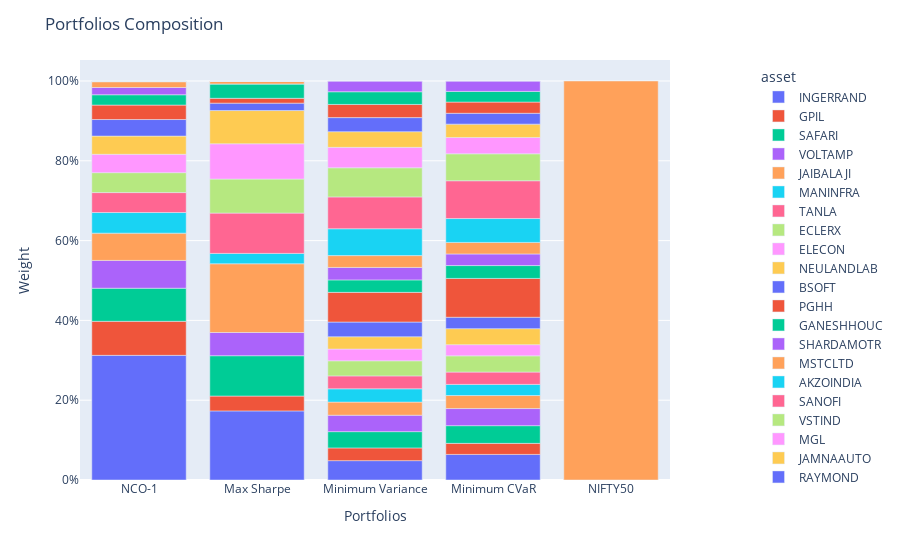

Notebook code cell kept with this figure:
### Code cell
population = Population(
    [cluster_pred, sharpe_pred, inv_var_pred, cvar_pred,bench_pred]
)
population.set_portfolio_params(compounded=True)
population.plot_composition()

### Figure 1 — Plotly figure (JSON) as saved in the notebook; plotly's stock layout.template omitted (floating-point values rounded to 4 significant figures)
{"data": [{"alignmentgroup": "True", "hovertemplate": "asset=INGERRAND<br>index=%{x}<br>value=%{y}<extra></extra>", "legendgroup": "INGERRAND", "marker": {"color": "#636efa", "pattern": {"shape": ""}}, "name": "INGERRAND", "offsetgroup": "INGERRAND", "orientation": "v", "showlegend": true, "textposition": "auto", "type": "bar", "x": ["NCO-1", "Max Sharpe", "Minimum Variance", "Minimum CVaR", "NIFTY50"], "xaxis": "x", "y": [0.3124, 0.1732, 0.04855, 0.06414, 0], "yaxis": "y"}, {"alignmentgroup": "True", "hovertemplate": "asset=GPIL<br>index=%{x}<br>value=%{y}<extra></extra>", "legendgroup": "GPIL", "marker": {"color": "#EF553B", "pattern": {"shape": ""}}, "name": "GPIL", "offsetgroup": "GPIL", "orientation": "v", "showlegend": true, "textposition": "auto", "type": "bar", "x": ["NCO-1", "Max Sharpe", "Minimum Variance", "Minimum CVaR", "NIFTY50"], "xaxis": "x", "y": [0.08533, 0.03722, 0.03184, 0.02769, 0], "yaxis": "y"}, {"alignmentgroup": "True", "hovertemplate": "asset=SAFARI<br>index=%{x}<br>value=%{y}<extra></extra>", "legendgroup": "SAFARI", "marker": {"color": "#00cc96", "pattern": {"shape": ""}}, "name": "SAFARI", "offsetgroup": "SAFARI", "orientation": "v", "showlegend": true, "textposition": "auto", "type": "bar", "x": ["NCO-1", "Max Sharpe", "Minimum Variance", "Minimum CVaR", "NIFTY50"], "xaxis": "x", "y": [0.08293, 0.1011, 0.04084, 0.04436, 0], "yaxis": "y"}, {"alignmentgroup": "True", "hovertemplate": "asset=VOLTAMP<br>index=%{x}<br>value=%{y}<extra></extra>", "legendgroup": "VOLTAMP", "marker": {"color": "#ab63fa", "pattern": {"shape": ""}}, "name": "VOLTAMP", "offsetgroup": "VOLTAMP", "orientation": "v", "showlegend": true, "textposition": "auto", "type": "bar", "x": ["NCO-1", "Max Sharpe", "Minimum Variance", "Minimum CVaR", "NIFTY50"], "xaxis": "x", "y": [0.06971, 0.05815, 0.04111, 0.04288, 0], "yaxis": "y"}, {"alignmentgroup": "True", "hovertemplate": "asset=JAIBALAJI<br>index=%{x}<br>value=%{y}<extra></extra>", "legendgroup": "JAIBALAJI", "marker": {"color": "#FFA15A", "pattern": {"shape": ""}}, "name": "JAIBALAJI", "offsetgroup": "JAIBALAJI", "orientation": "v", "showlegend": true, "textposition": "auto", "type": "bar", "x": ["NCO-1", "Max Sharpe", "Minimum Variance", "Minimum CVaR", "NIFTY50"], "xaxis": "x", "y": [0.06826, 0.1723, 0.03295, 0.03262, 0], "yaxis": "y"}, {"alignmentgroup": "True", "hovertemplate": "asset=MANINFRA<br>index=%{x}<br>value=%{y}<extra></extra>", "legendgroup": "MANINFRA", "marker": {"color": "#19d3f3", "pattern": {"shape": ""}}, "name": "MANINFRA", "offsetgroup": "MANINFRA", "orientation": "v", "showlegend": true, "textposition": "auto", "type": "bar", "x": ["NCO-1", "Max Sharpe", "Minimum Variance", "Minimum CVaR", "NIFTY50"], "xaxis": "x", "y": [0.05172, 0.02594, 0.03328, 0.02791, 0], "yaxis": "y"}, {"alignmentgroup": "True", "hovertemplate": "asset=TANLA<br>index=%{x}<br>value=%{y}<extra></extra>", "legendgroup": "TANLA", "marker": {"color": "#FF6692", "pattern": {"shape": ""}}, "name": "TANLA", "offsetgroup": "TANLA", "orientation": "v", "showlegend": true, "textposition": "auto", "type": "bar", "x": ["NCO-1", "Max Sharpe", "Minimum Variance", "Minimum CVaR", "NIFTY50"], "xaxis": "x", "y": [0.05001, 0.101, 0.03239, 0.03088, 0], "yaxis": "y"}, {"alignmentgroup": "True", "hovertemplate": "asset=ECLERX<br>index=%{x}<br>value=%{y}<extra></extra>", "legendgroup": "ECLERX", "marker": {"color": "#B6E880", "pattern": {"shape": ""}}, "name": "ECLERX", "offsetgroup": "ECLERX", "orientation": "v", "showlegend": true, "textposition": "auto", "type": "bar", "x": ["NCO-1", "Max Sharpe", "Minimum Variance", "Minimum CVaR", "NIFTY50"], "xaxis": "x", "y": [0.0499, 0.08537, 0.03777, 0.04063, 0], "yaxis": "y"}, {"alignmentgroup": "True", "hovertemplate": "asset=ELECON<br>index=%{x}<br>value=%{y}<extra></extra>", "legendgroup": "ELECON", "marker": {"color": "#FF97FF", "pattern": {"shape": ""}}, "name": "ELECON", "offsetgroup": "ELECON", "orientation": "v", "showlegend": true, "textposition": "auto", "type": "bar", "x": ["NCO-1", "Max Sharpe", "Minimum Variance", "Minimum CVaR", "NIFTY50"], "xaxis": "x", "y": [0.04608, 0.08839, 0.02947, 0.02807, 0], "yaxis": "y"}, {"alignmentgroup": "True", "hovertemplate": "asset=NEULANDLAB<br>index=%{x}<br>value=%{y}<extra></extra>", "legendgroup": "NEULANDLAB", "marker": {"color": "#FECB52", "pattern": {"shape": ""}}, "name": "NEULANDLAB", "offsetgroup": "NEULANDLAB", "orientation": "v", "showlegend": true, "textposition": "auto", "type": "bar", "x": ["NCO-1", "Max Sharpe", "Minimum Variance", "Minimum CVaR", "NIFTY50"], "xaxis": "x", "y": [0.04566, 0.0833, 0.0308, 0.04016, 0], "yaxis": "y"}, {"alignmentgroup": "True", "hovertemplate": "asset=BSOFT<br>index=%{x}<br>value=%{y}<extra></extra>", "legendgroup": "BSOFT", "marker": {"color": "#636efa", "pattern": {"shape": ""}}, "name": "BSOFT", "offsetgroup": "BSOFT", "orientation": "v", "showlegend": true, "textposition": "auto", "type": "bar", "x": ["NCO-1", "Max Sharpe", "Minimum Variance", "Minimum CVaR", "NIFTY50"], "xaxis": "x", "y": [0.04144, 0.01858, 0.03688, 0.02854, 0], "yaxis": "y"}, {"alignmentgroup": "True", "hovertemplate": "asset=PGHH<br>index=%{x}<br>value=%{y}<extra></extra>", "legendgroup": "PGHH", "marker": {"color": "#EF553B", "pattern": {"shape": ""}}, "name": "PGHH", "offsetgroup": "PGHH", "orientation": "v", "showlegend": true, "textposition": "auto", "type": "bar", "x": ["NCO-1", "Max Sharpe", "Minimum Variance", "Minimum CVaR", "NIFTY50"], "xaxis": "x", "y": [0.03623, 0.01212, 0.07439, 0.09735, 0], "yaxis": "y"}, {"alignmentgroup": "True", "hovertemplate": "asset=GANESHHOUC<br>index=%{x}<br>value=%{y}<extra></extra>", "legendgroup": "GANESHHOUC", "marker": {"color": "#00cc96", "pattern": {"shape": ""}}, "name": "GANESHHOUC", "offsetgroup": "GANESHHOUC", "orientation": "v", "showlegend": true, "textposition": "auto", "type": "bar", "x": ["NCO-1", "Max Sharpe", "Minimum Variance", "Minimum CVaR", "NIFTY50"], "xaxis": "x", "y": [0.02586, 0.03604, 0.0313, 0.03218, 0], "yaxis": "y"}, {"alignmentgroup": "True", "hovertemplate": "asset=SHARDAMOTR<br>index=%{x}<br>value=%{y}<extra></extra>", "legendgroup": "SHARDAMOTR", "marker": {"color": "#ab63fa", "pattern": {"shape": ""}}, "name": "SHARDAMOTR", "offsetgroup": "SHARDAMOTR", "orientation": "v", "showlegend": true, "textposition": "auto", "type": "bar", "x": ["NCO-1", "Max Sharpe", "Minimum Variance", "Minimum CVaR", "NIFTY50"], "xaxis": "x", "y": [0.01819, 0, 0.0312, 0.02916, 0], "yaxis": "y"}, {"alignmentgroup": "True", "hovertemplate": "asset=MSTCLTD<br>index=%{x}<br>value=%{y}<extra></extra>", "legendgroup": "MSTCLTD", "marker": {"color": "#FFA15A", "pattern": {"shape": ""}}, "name": "MSTCLTD", "offsetgroup": "MSTCLTD", "orientation": "v", "showlegend": true, "textposition": "auto", "type": "bar", "x": ["NCO-1", "Max Sharpe", "Minimum Variance", "Minimum CVaR", "NIFTY50"], "xaxis": "x", "y": [0.01444, 0.00731, 0.02967, 0.02884, 0], "yaxis": "y"}, {"alignmentgroup": "True", "hovertemplate": "asset=AKZOINDIA<br>index=%{x}<br>value=%{y}<extra></extra>", "legendgroup": "AKZOINDIA", "marker": {"color": "#19d3f3", "pattern": {"shape": ""}}, "name": "AKZOINDIA", "offsetgroup": "AKZOINDIA", "orientation": "v", "showlegend": true, "textposition": "auto", "type": "bar", "x": ["NCO-1", "Max Sharpe", "Minimum Variance", "Minimum CVaR", "NIFTY50"], "xaxis": "x", "y": [0.001857, 0, 0.0673, 0.05986, 0], "yaxis": "y"}, {"alignmentgroup": "True", "hovertemplate": "asset=SANOFI<br>index=%{x}<br>value=%{y}<extra></extra>", "legendgroup": "SANOFI", "marker": {"color": "#FF6692", "pattern": {"shape": ""}}, "name": "SANOFI", "offsetgroup": "SANOFI", "orientation": "v", "showlegend": true, "textposition": "auto", "type": "bar", "x": ["NCO-1", "Max Sharpe", "Minimum Variance", "Minimum CVaR", "NIFTY50"], "xaxis": "x", "y": [0, 0, 0.07975, 0.09469, 0], "yaxis": "y"}, {"alignmentgroup": "True", "hovertemplate": "asset=VSTIND<br>index=%{x}<br>value=%{y}<extra></extra>", "legendgroup": "VSTIND", "marker": {"color": "#B6E880", "pattern": {"shape": ""}}, "name": "VSTIND", "offsetgroup": "VSTIND", "orientation": "v", "showlegend": true, "textposition": "auto", "type": "bar", "x": ["NCO-1", "Max Sharpe", "Minimum Variance", "Minimum CVaR", "NIFTY50"], "xaxis": "x", "y": [0, 0, 0.07302, 0.06755, 0], "yaxis": "y"}, {"alignmentgroup": "True", "hovertemplate": "asset=MGL<br>index=%{x}<br>value=%{y}<extra></extra>", "legendgroup": "MGL", "marker": {"color": "#FF97FF", "pattern": {"shape": ""}}, "name": "MGL", "offsetgroup": "MGL", "orientation": "v", "showlegend": true, "textposition": "auto", "type": "bar", "x": ["NCO-1", "Max Sharpe", "Minimum Variance", "Minimum CVaR", "NIFTY50"], "xaxis": "x", "y": [0, 0, 0.05123, 0.04093, 0], "yaxis": "y"}, {"alignmentgroup": "True", "hovertemplate": "asset=JAMNAAUTO<br>index=%{x}<br>value=%{y}<extra></extra>", "legendgroup": "JAMNAAUTO", "marker": {"color": "#FECB52", "pattern": {"shape": ""}}, "name": "JAMNAAUTO", "offsetgroup": "JAMNAAUTO", "orientation": "v", "showlegend": true, "textposition": "auto", "type": "bar", "x": ["NCO-1", "Max Sharpe", "Minimum Variance", "Minimum CVaR", "NIFTY50"], "xaxis": "x", "y": [0, 0, 0.0392, 0.03345, 0], "yaxis": "y"}, {"alignmentgroup": "True", "hovertemplate": "asset=RAYMOND<br>index=%{x}<br>value=%{y}<extra></extra>", "legendgroup": "RAYMOND", "marker": {"color": "#636efa", "pattern": {"shape": ""}}, "name": "RAYMOND", "offsetgroup": "RAYMOND", "orientation": "v", "showlegend": true, "textposition": "auto", "type": "bar", "x": ["NCO-1", "Max Sharpe", "Minimum Variance", "Minimum CVaR", "NIFTY50"], "xaxis": "x", "y": [0, 0, 0.03533, 0.02723, 0], "yaxis": "y"}, {"alignmentgroup": "True", "hovertemplate": "asset=SHAKTIPUMP<br>index=%{x}<br>value=%{y}<extra></extra>", "legendgroup": "SHAKTIPUMP", "marker": {"color": "#EF553B", "pattern": {"shape": ""}}, "name": "SHAKTIPUMP", "offsetgroup": "SHAKTIPUMP", "orientation": "v", "showlegend": true, "textposition": "auto", "type": "bar", "x": ["NCO-1", "Max Sharpe", "Minimum Variance", "Minimum CVaR", "NIFTY50"], "xaxis": "x", "y": [0, 0, 0.03298, 0.02808, 0], "yaxis": "y"}, {"alignmentgroup": "True", "hovertemplate": "asset=CHENNPETRO<br>index=%{x}<br>value=%{y}<extra></extra>", "legendgroup": "CHENNPETRO", "marker": {"color": "#00cc96", "pattern": {"shape": ""}}, "name": "CHENNPETRO", "offsetgroup": "CHENNPETRO", "orientation": "v", "showlegend": true, "textposition": "auto", "type": "bar", "x": ["NCO-1", "Max Sharpe", "Minimum Variance", "Minimum CVaR", "NIFTY50"], "xaxis": "x", "y": [0, 0, 0.03185, 0.0267, 0], "yaxis": "y"}, {"alignmentgroup": "True", "hovertemplate": "asset=NIITLTD<br>index=%{x}<br>value=%{y}<extra></extra>", "legendgroup": "NIITLTD", "marker": {"color": "#ab63fa", "pattern": {"shape": ""}}, "name": "NIITLTD", "offsetgroup": "NIITLTD", "orientation": "v", "showlegend": true, "textposition": "auto", "type": "bar", "x": ["NCO-1", "Max Sharpe", "Minimum Variance", "Minimum CVaR", "NIFTY50"], "xaxis": "x", "y": [0, 0, 0.02691, 0.0261, 0], "yaxis": "y"}, {"alignmentgroup": "True", "hovertemplate": "asset=^NSEI<br>index=%{x}<br>value=%{y}<extra></extra>", "legendgroup": "^NSEI", "marker": {"color": "#FFA15A", "pattern": {"shape": ""}}, "name": "^NSEI", "offsetgroup": "^NSEI", "orientation": "v", "showlegend": true, "textposition": "auto", "type": "bar", "x": ["NCO-1", "Max Sharpe", "Minimum Variance", "Minimum CVaR", "NIFTY50"], "xaxis": "x", "y": [0, 0, 0, 0, 1], "yaxis": "y"}], "layout": {"barmode": "relative", "legend": {"title": {"text": "asset"}, "tracegroupgap": 0, "x": 1.15, "xanchor": "left", "y": 0.99, "yanchor": "top"}, "margin": {"t": 60}, "title": {"text": "Portfolios Composition"}, "xaxis": {"anchor": "y", "domain": [0, 1], "title": {"text": "Portfolios"}}, "yaxis": {"anchor": "x", "domain": [0, 1], "tickformat": ",.0%", "title": {"text": "Weight"}}}}
